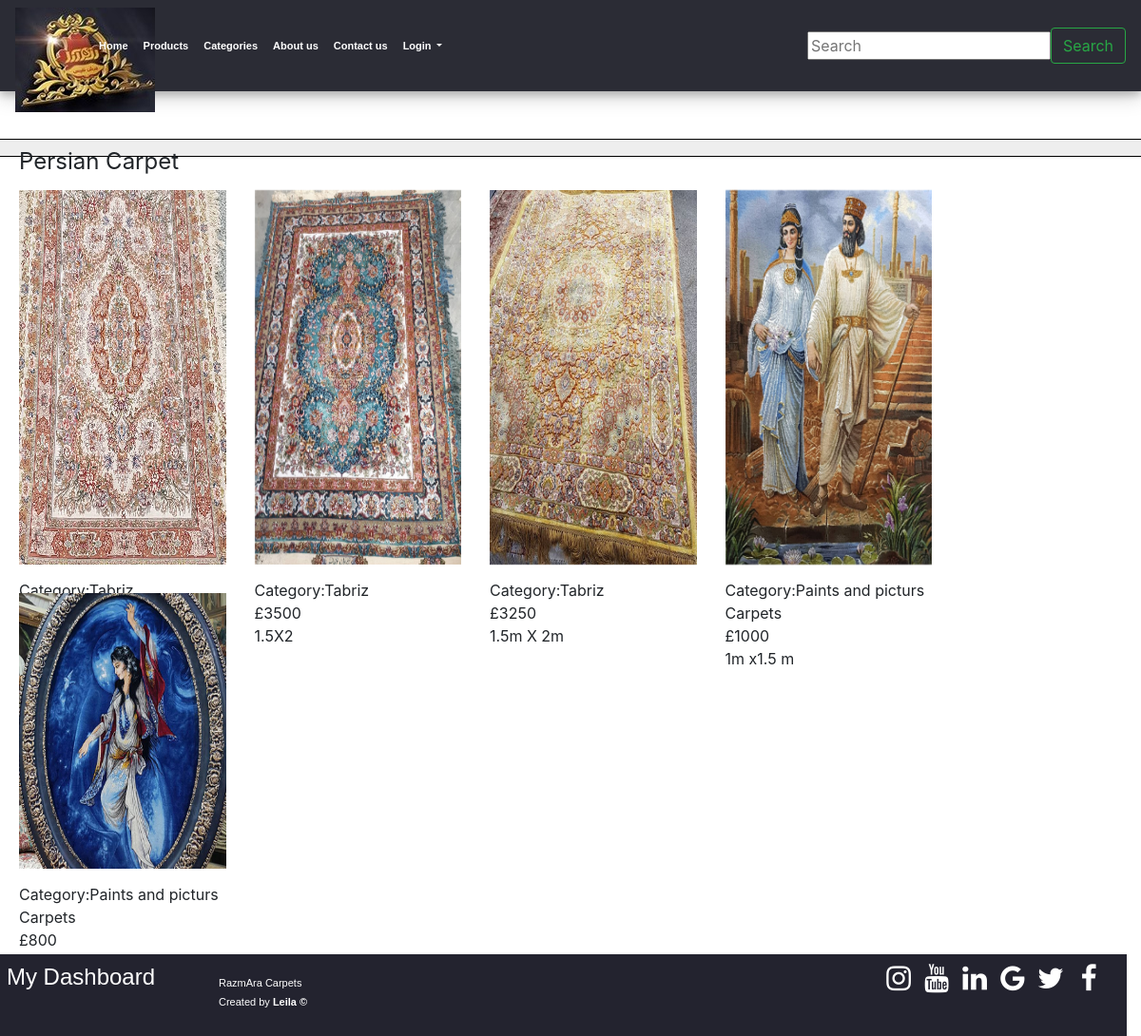
/htdocs/tabrizcarpets.php, run on the app's committed database.
### tables this page shows
CREATE TABLE `products` (
  `product_id` int(10) UNSIGNED NOT NULL,
  `category_id` int(10) UNSIGNED DEFAULT NULL,
  `name` varchar(100) NOT NULL,
  `price` double NOT NULL,
  `photo` varchar(200) DEFAULT NULL,
  `size` char(20) DEFAULT NULL,
  `detail` varchar(500) DEFAULT NULL
);

CREATE TABLE `category` (
  `category_id` int(10) UNSIGNED NOT NULL,
  `name` varchar(100) NOT NULL,
  `discription` varchar(500) NOT NULL
);

### htdocs/tabrizcarpets.php (the view, shortened to what this page needs)
<?php
require('../mysqli_connect.php');
$q = "SELECT p.name, p.price, p.size, p.photo, c.name FROM products AS p INNER JOIN category AS c ON p.category_id=c.category_id";
$r = $dbc->query($q);
$num =$r->rowCount();
if($num > 0){
  echo '<div class="row carpets" id="carpets">';
  while ($row=$r->fetch()){
echo '
      <div class="col-md-3 carpet ">
         <img src=" '. $row["photo"].' " class="image">
          Category:'. $row["name"].' </br>
          £'. $row["price"].'</br>
          '. $row["size"].'
         <div class="middle">
             <a class="text" href="./carpet.php?id=1" role="button">Tbriz Carpets</a>
         </div>
      </div>
    ';
  }
  echo '</div>';
}
?>

### htdocs/includes/style.css (style rules this page uses)
body { margin:0px; padding:0px; font-family:verdana, arial, helvetica, sans-serif; color:#333; background-color:white; }
p { font:11px/20px verdana, arial, helvetica, sans-serif; margin:0px 0px 16px 0px; padding:0px; }
a { color:#09c; font-size:11px; text-decoration:none; font-weight:600; font-family:verdana, arial, helvetica, sans-serif; }
a:link { color:#09c; }
#Header { font-size:24px; margin:50px 0px 10px 0px; padding:17px 0px 0px 20px; height:33px; border-style:solid; border-color:black; border-width:1px 0px; line-height:11px; background-color:#eee; voice-family: "\" }
#Content { margin:0px 210px 50px 10px; padding:10px; }

### htdocs/style.css (style rules this page uses)
#header { z-index: 10000; left: 0px; width: 100%; position: reletive; top: 0px; margin-bottom:20px; background-color:#2B2C35; box-shadow: 0 4px 8px 0 rgba(0, 0, 0, 0.2), 0 6px 20px 0 rgba(0, 0, 0, 0.19); }
#header a { color: white; }
@media only screen and (max-device-width: 1000px) { #RazmAraCarpet { width: 80px; height:80px; } }
li a { display: block; color: rgba(255, 255, 255, 0.712); text-align: center; padding: 14px 16px; text-decoration: none; }
.carpets .carpet { display: inline-block; }
.carpets img { padding-bottom: 15px; padding-top: 15px; max-height: 100vh; }
.carpets .image { opacity: 1; display: block; width: 100%; height: 100%; transition: .5s ease; backface-visibility: hidden; }
.footer { background-color: rgb(35,35,47); text-align: center; position: absolute; width: 100%; height: auto; color: white; margin-top: 15px; padding-top: 10px; padding-bottom: 10px; }
.footer p { margin-top: 10px; text-align: left; float: left; margin-left: 30px; }
.footer a { color: white; }
.footer .fa { color: white; font-size: 30px; width: 30px; height: 30px; margin-right: 10px; margin-bottom: 5px; text-align: center; text-decoration: none; float: right; }

### data on the page
products: photo (picture)
products: photo (picture), category.name "Tabriz", price "3500", size "1.5X2"
products: photo (picture), category.name "Tabriz", price "3250", size "1.5m X 2m"
products: photo (picture), category.name "Paints and picturs Carpets", price "1000", size "1m x1.5 m"
products: photo (picture), category.name "Paints and picturs Carpets", price "800"
